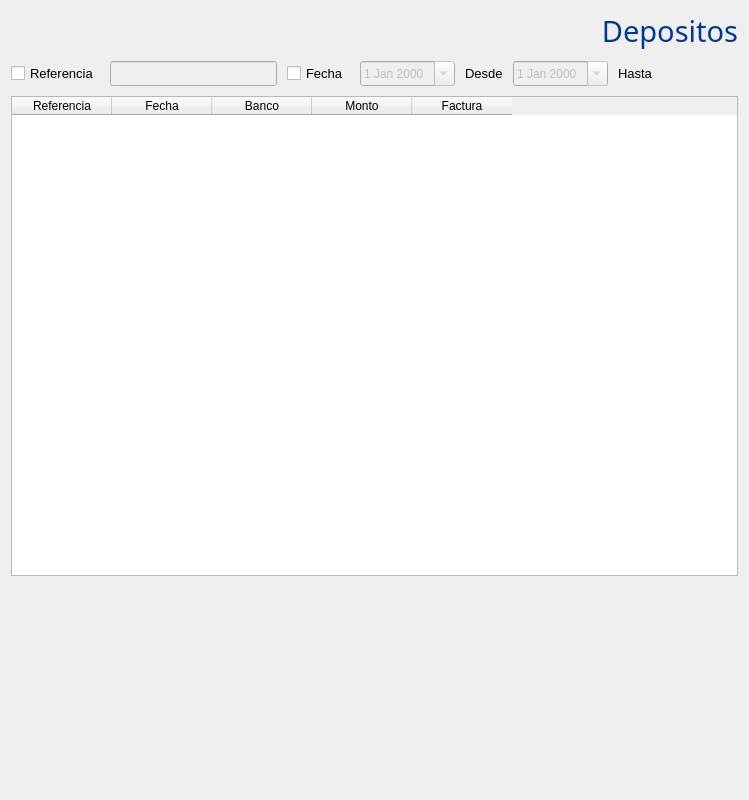
<?xml version="1.0" encoding="UTF-8"?>
<ui version="4.0">
 <class>reg_deposito</class>
 <widget class="QWidget" name="reg_deposito">
  <property name="geometry">
   <rect>
    <x>0</x>
    <y>0</y>
    <width>749</width>
    <height>800</height>
   </rect>
  </property>
  <property name="maximumSize">
   <size>
    <width>16777215</width>
    <height>800</height>
   </size>
  </property>
  <property name="windowTitle">
   <string>Form</string>
  </property>
  <layout class="QVBoxLayout" name="verticalLayout">
   <property name="spacing">
    <number>10</number>
   </property>
   <item>
    <widget class="QLabel" name="label">
     <property name="minimumSize">
      <size>
       <width>0</width>
       <height>25</height>
      </size>
     </property>
     <property name="font">
      <font>
       <family>Gill Sans MT</family>
       <pointsize>22</pointsize>
       <weight>50</weight>
       <italic>false</italic>
       <bold>false</bold>
      </font>
     </property>
     <property name="styleSheet">
      <string notr="true">font: 22pt &quot;Gill Sans MT&quot;;
color: rgb(00,56,147);</string>
     </property>
     <property name="text">
      <string>Depositos</string>
     </property>
     <property name="alignment">
      <set>Qt::AlignRight|Qt::AlignTrailing|Qt::AlignVCenter</set>
     </property>
    </widget>
   </item>
   <item>
    <layout class="QHBoxLayout" name="horizontalLayout">
     <item>
      <widget class="QCheckBox" name="r_referencia">
       <property name="minimumSize">
        <size>
         <width>0</width>
         <height>25</height>
        </size>
       </property>
       <property name="font">
        <font>
         <family>Segoe UI</family>
         <pointsize>10</pointsize>
        </font>
       </property>
       <property name="text">
        <string>Referencia</string>
       </property>
      </widget>
     </item>
     <item>
      <widget class="QLineEdit" name="r_referencia_edit">
       <property name="enabled">
        <bool>false</bool>
       </property>
       <property name="minimumSize">
        <size>
         <width>167</width>
         <height>25</height>
        </size>
       </property>
       <property name="font">
        <font>
         <family>Segoe UI</family>
         <pointsize>9</pointsize>
        </font>
       </property>
      </widget>
     </item>
     <item>
      <widget class="QCheckBox" name="r_year">
       <property name="minimumSize">
        <size>
         <width>0</width>
         <height>25</height>
        </size>
       </property>
       <property name="font">
        <font>
         <family>Segoe UI</family>
         <pointsize>10</pointsize>
        </font>
       </property>
       <property name="text">
        <string>Fecha</string>
       </property>
      </widget>
     </item>
     <item>
      <widget class="QDateEdit" name="r_top">
       <property name="enabled">
        <bool>false</bool>
       </property>
       <property name="minimumSize">
        <size>
         <width>0</width>
         <height>25</height>
        </size>
       </property>
       <property name="font">
        <font>
         <family>Segoe UI</family>
         <pointsize>9</pointsize>
        </font>
       </property>
       <property name="calendarPopup">
        <bool>true</bool>
       </property>
      </widget>
     </item>
     <item>
      <widget class="QLabel" name="label_2">
       <property name="minimumSize">
        <size>
         <width>0</width>
         <height>25</height>
        </size>
       </property>
       <property name="font">
        <font>
         <family>Segoe UI</family>
         <pointsize>10</pointsize>
        </font>
       </property>
       <property name="text">
        <string>Desde</string>
       </property>
      </widget>
     </item>
     <item>
      <widget class="QDateEdit" name="r_bottom">
       <property name="enabled">
        <bool>false</bool>
       </property>
       <property name="minimumSize">
        <size>
         <width>0</width>
         <height>25</height>
        </size>
       </property>
       <property name="font">
        <font>
         <family>Segoe UI</family>
         <pointsize>9</pointsize>
        </font>
       </property>
       <property name="dateTime">
        <datetime>
         <hour>0</hour>
         <minute>0</minute>
         <second>0</second>
         <year>2000</year>
         <month>1</month>
         <day>1</day>
        </datetime>
       </property>
       <property name="calendarPopup">
        <bool>true</bool>
       </property>
      </widget>
     </item>
     <item>
      <widget class="QLabel" name="label_3">
       <property name="minimumSize">
        <size>
         <width>0</width>
         <height>25</height>
        </size>
       </property>
       <property name="font">
        <font>
         <family>Segoe UI</family>
         <pointsize>10</pointsize>
        </font>
       </property>
       <property name="text">
        <string>Hasta</string>
       </property>
      </widget>
     </item>
     <item>
      <spacer name="horizontalSpacer">
       <property name="orientation">
        <enum>Qt::Horizontal</enum>
       </property>
       <property name="sizeHint" stdset="0">
        <size>
         <width>40</width>
         <height>20</height>
        </size>
       </property>
      </spacer>
     </item>
    </layout>
   </item>
   <item>
    <widget class="QTableWidget" name="r_tabla">
     <property name="minimumSize">
      <size>
       <width>0</width>
       <height>480</height>
      </size>
     </property>
     <property name="font">
      <font>
       <family>Segoe UI</family>
       <pointsize>9</pointsize>
      </font>
     </property>
     <column>
      <property name="text">
       <string>Referencia</string>
      </property>
     </column>
     <column>
      <property name="text">
       <string>Fecha</string>
      </property>
     </column>
     <column>
      <property name="text">
       <string>Banco</string>
      </property>
     </column>
     <column>
      <property name="text">
       <string>Monto</string>
      </property>
     </column>
     <column>
      <property name="text">
       <string>Factura</string>
      </property>
     </column>
    </widget>
   </item>
   <item>
    <spacer name="verticalSpacer">
     <property name="orientation">
      <enum>Qt::Vertical</enum>
     </property>
     <property name="sizeHint" stdset="0">
      <size>
       <width>20</width>
       <height>40</height>
      </size>
     </property>
    </spacer>
   </item>
  </layout>
 </widget>
 <resources/>
 <connections/>
</ui>
